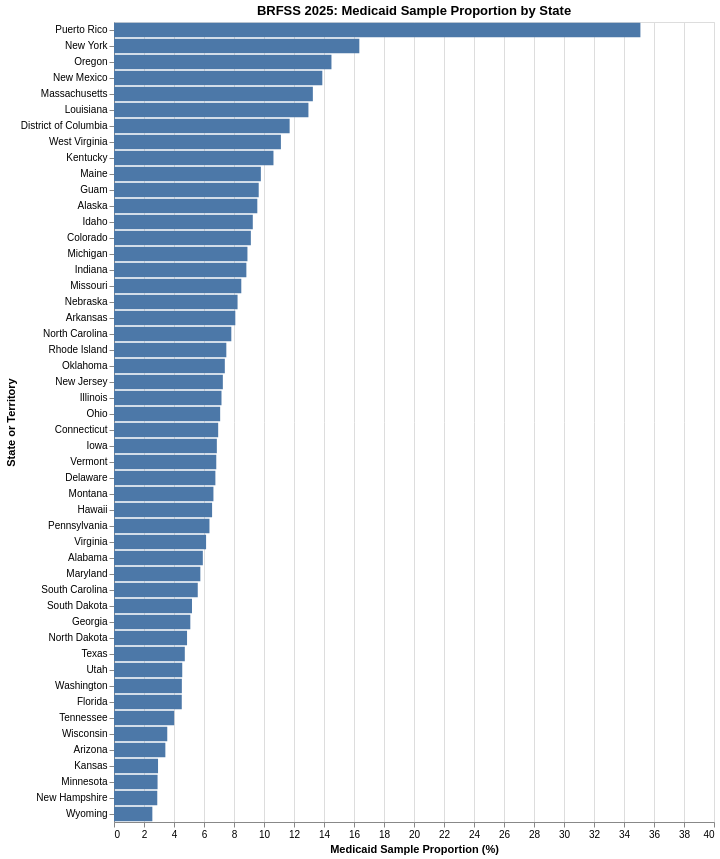

This figure's notebook cell:
### Markdown cell above
##### 3.4.4.1 Visualization

### Code cell
alt.Chart(sample_comparison).mark_bar().encode(
    x=alt.X(
        "Medicaid_Pct:Q",
        title="Medicaid Sample Proportion (%)"
    ),
    y=alt.Y(
        "State:N",
        sort="-x",
        title="State or Territory"
    ),
    tooltip=[
        "State:N",
        "Count_Total:Q",
        "Count_Medicaid:Q",
        alt.Tooltip("Medicaid_Pct:Q", format=".2f")
    ]
).properties(
    title="BRFSS 2025: Medicaid Sample Proportion by State",
    width=600,
    height=800
)

### Figure 1 — Vega-Lite specification as saved in the notebook (floating-point values rounded to 4 significant figures)
{"config": {"view": {"continuousWidth": 300, "continuousHeight": 300}}, "data": {"name": "data-7a5fa958b12b1b49d2a9aeb5a260f8cc"}, "mark": {"type": "bar"}, "encoding": {"tooltip": [{"field": "State", "type": "nominal"}, {"field": "Count_Total", "type": "quantitative"}, {"field": "Count_Medicaid", "type": "quantitative"}, {"field": "Medicaid_Pct", "format": ".2f", "type": "quantitative"}], "x": {"field": "Medicaid_Pct", "title": "Medicaid Sample Proportion (%)", "type": "quantitative"}, "y": {"field": "State", "sort": "-x", "title": "State or Territory", "type": "nominal"}}, "height": 800, "title": "BRFSS 2025: Medicaid Sample Proportion by State", "width": 600, "$schema": "https://vega.github.io/schema/vega-lite/v6.1.0.json", "datasets": {"data-7a5fa958b12b1b49d2a9aeb5a260f8cc": [{"State": "Washington", "Count_Total": 19499, "Count_Medicaid": 882, "Medicaid_Pct": 4.523}, {"State": "New York", "Count_Total": 14876, "Count_Medicaid": 2433, "Medicaid_Pct": 16.36}, {"State": "Minnesota", "Count_Total": 14632, "Count_Medicaid": 425, "Medicaid_Pct": 2.905}, {"State": "Florida", "Count_Total": 13458, "Count_Medicaid": 608, "Medicaid_Pct": 4.518}, {"State": "Maryland", "Count_Total": 12943, "Count_Medicaid": 745, "Medicaid_Pct": 5.756}, {"State": "Maine", "Count_Total": 12206, "Count_Medicaid": 1195, "Medicaid_Pct": 9.79}, {"State": "Wisconsin", "Count_Total": 11687, "Count_Medicaid": 415, "Medicaid_Pct": 3.551}, {"State": "Utah", "Count_Total": 11232, "Count_Medicaid": 511, "Medicaid_Pct": 4.55}, {"State": "Illinois", "Count_Total": 11219, "Count_Medicaid": 804, "Medicaid_Pct": 7.166}, {"State": "Michigan", "Count_Total": 10173, "Count_Medicaid": 905, "Medicaid_Pct": 8.896}, {"State": "Kansas", "Count_Total": 9912, "Count_Medicaid": 291, "Medicaid_Pct": 2.936}, {"State": "Massachusetts", "Count_Total": 9497, "Count_Medicaid": 1259, "Medicaid_Pct": 13.26}, {"State": "Colorado", "Count_Total": 9437, "Count_Medicaid": 861, "Medicaid_Pct": 9.124}, {"State": "Ohio", "Count_Total": 9000, "Count_Medicaid": 637, "Medicaid_Pct": 7.078}, {"State": "Iowa", "Count_Total": 8051, "Count_Medicaid": 552, "Medicaid_Pct": 6.856}, {"State": "Kentucky", "Count_Total": 7459, "Count_Medicaid": 793, "Medicaid_Pct": 10.63}, {"State": "Connecticut", "Count_Total": 7444, "Count_Medicaid": 517, "Medicaid_Pct": 6.945}, {"State": "Hawaii", "Count_Total": 7371, "Count_Medicaid": 482, "Medicaid_Pct": 6.539}, {"State": "Nebraska", "Count_Total": 6968, "Count_Medicaid": 574, "Medicaid_Pct": 8.238}, {"State": "New Jersey", "Count_Total": 6739, "Count_Medicaid": 489, "Medicaid_Pct": 7.256}, {"State": "Indiana", "Count_Total": 6550, "Count_Medicaid": 578, "Medicaid_Pct": 8.824}, {"State": "Vermont", "Count_Total": 6468, "Count_Medicaid": 441, "Medicaid_Pct": 6.818}, {"State": "Texas", "Count_Total": 6250, "Count_Medicaid": 295, "Medicaid_Pct": 4.72}, {"State": "Georgia", "Count_Total": 6191, "Count_Medicaid": 315, "Medicaid_Pct": 5.088}, {"State": "New Hampshire", "Count_Total": 5997, "Count_Medicaid": 173, "Medicaid_Pct": 2.885}, {"State": "Missouri", "Count_Total": 5939, "Count_Medicaid": 504, "Medicaid_Pct": 8.486}, {"State": "Montana", "Count_Total": 5853, "Count_Medicaid": 388, "Medicaid_Pct": 6.629}, {"State": "Tennessee", "Count_Total": 5731, "Count_Medicaid": 230, "Medicaid_Pct": 4.013}, {"State": "North Dakota", "Count_Total": 5729, "Count_Medicaid": 279, "Medicaid_Pct": 4.87}, {"State": "Alaska", "Count_Total": 5537, "Count_Medicaid": 529, "Medicaid_Pct": 9.554}, {"State": "Rhode Island", "Count_Total": 5435, "Count_Medicaid": 407, "Medicaid_Pct": 7.489}, {"State": "Arizona", "Count_Total": 5374, "Count_Medicaid": 184, "Medicaid_Pct": 3.424}, {"State": "Arkansas", "Count_Total": 5119, "Count_Medicaid": 414, "Medicaid_Pct": 8.088}, {"State": "Virginia", "Count_Total": 5017, "Count_Medicaid": 308, "Medicaid_Pct": 6.139}, {"State": "Louisiana", "Count_Total": 4899, "Count_Medicaid": 635, "Medicaid_Pct": 12.96}, {"State": "Oregon", "Count_Total": 4732, "Count_Medicaid": 686, "Medicaid_Pct": 14.5}, {"State": "Wyoming", "Count_Total": 4537, "Count_Medicaid": 116, "Medicaid_Pct": 2.557}, {"State": "West Virginia", "Count_Total": 4215, "Count_Medicaid": 469, "Medicaid_Pct": 11.13}, {"State": "Delaware", "Count_Total": 4202, "Count_Medicaid": 284, "Medicaid_Pct": 6.759}, {"State": "Oklahoma", "Count_Total": 4196, "Count_Medicaid": 310, "Medicaid_Pct": 7.388}, {"State": "Alabama", "Count_Total": 4171, "Count_Medicaid": 247, "Medicaid_Pct": 5.922}, {"State": "South Carolina", "Count_Total": 4137, "Count_Medicaid": 231, "Medicaid_Pct": 5.584}, {"State": "South Dakota", "Count_Total": 4135, "Count_Medicaid": 215, "Medicaid_Pct": 5.2}, {"State": "Puerto Rico", "Count_Total": 3844, "Count_Medicaid": 1349, "Medicaid_Pct": 35.09}, {"State": "Idaho", "Count_Total": 3588, "Count_Medicaid": 332, "Medicaid_Pct": 9.253}, {"State": "North Carolina", "Count_Total": 3529, "Count_Medicaid": 276, "Medicaid_Pct": 7.821}, {"State": "New Mexico", "Count_Total": 3413, "Count_Medicaid": 474, "Medicaid_Pct": 13.89}, {"State": "Pennsylvania", "Count_Total": 3017, "Count_Medicaid": 192, "Medicaid_Pct": 6.364}, {"State": "District of Columbia", "Count_Total": 2622, "Count_Medicaid": 307, "Medicaid_Pct": 11.71}, {"State": "Guam", "Count_Total": 1928, "Count_Medicaid": 186, "Medicaid_Pct": 9.647}]}}
